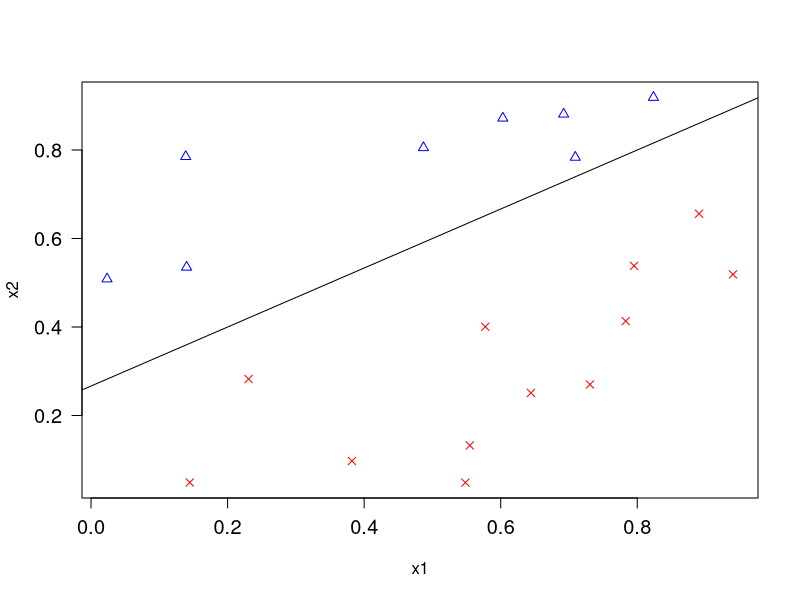

R code for this plot:
#create hyperplane
n = 20
set.seed(524) 
x = matrix(runif(n*2),nc=2)
y = rep(-1, n)
y[which(-.8-2*x[,1]+3*x[,2]>0)] = 1

mycol = rep("red", 20)
mycol[which(y==1)] = "blue"
plot(x, pch = 3-y, col = mycol, las=1, cex.axis=1.2, xlab="x1", ylab = "x2")
abline(coef=c(.8/3,2/3)) #hyperplane, -.8 - 2*x1 + 3*x2 = 0, under line is less than zero, above line is greater than zero

